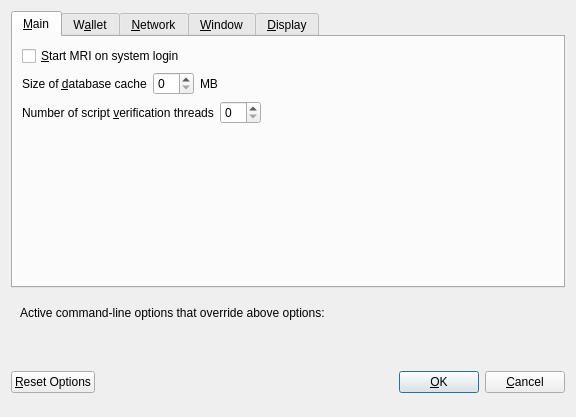
<?xml version="1.0" encoding="UTF-8"?>
<ui version="4.0">
 <class>OptionsDialog</class>
 <widget class="QDialog" name="OptionsDialog">
  <property name="geometry">
   <rect>
    <x>0</x>
    <y>0</y>
    <width>576</width>
    <height>417</height>
   </rect>
  </property>
  <property name="windowTitle">
   <string>Options</string>
  </property>
  <property name="modal">
   <bool>true</bool>
  </property>
  <layout class="QVBoxLayout" name="verticalLayout">
   <item>
    <widget class="QTabWidget" name="tabWidget">
     <property name="currentIndex">
      <number>0</number>
     </property>
     <widget class="QWidget" name="tabMain">
      <attribute name="title">
       <string>&amp;Main</string>
      </attribute>
      <layout class="QVBoxLayout" name="verticalLayout_Main">
       <item>
        <widget class="QCheckBox" name="bitcoinAtStartup">
         <property name="toolTip">
          <string>Automatically start MRI after logging in to the system.</string>
         </property>
         <property name="text">
          <string>&amp;Start MRI on system login</string>
         </property>
        </widget>
       </item>
       <item>
        <layout class="QHBoxLayout" name="horizontalLayout_2_Main">
         <item>
          <widget class="QLabel" name="databaseCacheLabel">
           <property name="text">
            <string>Size of &amp;database cache</string>
           </property>
           <property name="textFormat">
            <enum>Qt::PlainText</enum>
           </property>
           <property name="buddy">
            <cstring>databaseCache</cstring>
           </property>
          </widget>
         </item>
         <item>
          <widget class="QSpinBox" name="databaseCache"/>
         </item>
         <item>
          <widget class="QLabel" name="databaseCacheUnitLabel">
           <property name="text">
            <string>MB</string>
           </property>
           <property name="textFormat">
            <enum>Qt::PlainText</enum>
           </property>
          </widget>
         </item>
         <item>
          <spacer name="horizontalSpacer_2_Main">
           <property name="orientation">
            <enum>Qt::Horizontal</enum>
           </property>
           <property name="sizeHint" stdset="0">
            <size>
             <width>40</width>
             <height>20</height>
            </size>
           </property>
          </spacer>
         </item>
        </layout>
       </item>
       <item>
        <layout class="QHBoxLayout" name="horizontalLayout_3_Main">
         <item>
          <widget class="QLabel" name="threadsScriptVerifLabel">
           <property name="text">
            <string>Number of script &amp;verification threads</string>
           </property>
           <property name="textFormat">
            <enum>Qt::PlainText</enum>
           </property>
           <property name="buddy">
            <cstring>threadsScriptVerif</cstring>
           </property>
          </widget>
         </item>
         <item>
          <widget class="QSpinBox" name="threadsScriptVerif">
           <property name="toolTip">
            <string>(0 = auto, &lt;0 = leave that many cores free)</string>
           </property>
          </widget>
         </item>
         <item>
          <spacer name="horizontalSpacer_3_Main">
           <property name="orientation">
            <enum>Qt::Horizontal</enum>
           </property>
           <property name="sizeHint" stdset="0">
            <size>
             <width>40</width>
             <height>20</height>
            </size>
           </property>
          </spacer>
         </item>
        </layout>
       </item>
       <item>
        <spacer name="verticalSpacer_Main">
         <property name="orientation">
          <enum>Qt::Vertical</enum>
         </property>
         <property name="sizeHint" stdset="0">
          <size>
           <width>20</width>
           <height>40</height>
          </size>
         </property>
        </spacer>
       </item>
      </layout>
     </widget>
     <widget class="QWidget" name="tabWallet">
      <attribute name="title">
       <string>W&amp;allet</string>
      </attribute>
      <layout class="QVBoxLayout" name="verticalLayout_Wallet">
       <item>
        <widget class="QGroupBox" name="groupBox">
         <property name="title">
          <string>Expert</string>
         </property>
         <layout class="QVBoxLayout" name="verticalLayout_2">
          <item>
           <widget class="QCheckBox" name="coinControlFeatures">
            <property name="toolTip">
             <string>Whether to show coin control features or not.</string>
            </property>
            <property name="text">
             <string>Enable coin &amp;control features</string>
            </property>
           </widget>
          </item>
          <item>
           <widget class="QCheckBox" name="showMasternodesTab">
            <property name="toolTip">
             <string>Show additional tab listing all your masternodes in first sub-tab&lt;br/&gt;and all masternodes on the network in second sub-tab.</string>
            </property>
            <property name="text">
             <string>Show Masternodes Tab</string>
            </property>
           </widget>
          </item>
          <item>
           <widget class="QCheckBox" name="spendZeroConfChange">
            <property name="toolTip">
             <string>If you disable the spending of unconfirmed change, the change from a transaction&lt;br/&gt;cannot be used until that transaction has at least one confirmation.&lt;br/&gt;This also affects how your balance is computed.</string>
            </property>
            <property name="text">
             <string>&amp;Spend unconfirmed change</string>
            </property>
           </widget>
          </item>
         </layout>
        </widget>
       </item>
       <item>
        <spacer name="verticalSpacer_Wallet">
         <property name="orientation">
          <enum>Qt::Vertical</enum>
         </property>
         <property name="sizeHint" stdset="0">
          <size>
           <width>20</width>
           <height>40</height>
          </size>
         </property>
        </spacer>
       </item>
      </layout>
     </widget>
     <widget class="QWidget" name="tabNetwork">
      <attribute name="title">
       <string>&amp;Network</string>
      </attribute>
      <layout class="QVBoxLayout" name="verticalLayout_Network">
       <item>
        <widget class="QCheckBox" name="mapPortUpnp">
         <property name="toolTip">
          <string>Automatically open the MRI client port on the router. This only works when your router supports UPnP and it is enabled.</string>
         </property>
         <property name="text">
          <string>Map port using &amp;UPnP</string>
         </property>
        </widget>
       </item>
       <item>
        <widget class="QCheckBox" name="allowIncoming">
         <property name="toolTip">
          <string>Accept connections from outside</string>
         </property>
         <property name="text">
          <string>Allow incoming connections</string>
         </property>
        </widget>
       </item>
       <item>
        <widget class="QCheckBox" name="connectSocks">
         <property name="toolTip">
          <string>Connect to the MRI network through a SOCKS5 proxy.</string>
         </property>
         <property name="text">
          <string>&amp;Connect through SOCKS5 proxy (default proxy):</string>
         </property>
        </widget>
       </item>
       <item>
        <layout class="QHBoxLayout" name="horizontalLayout_1_Network">
         <item>
          <widget class="QLabel" name="proxyIpLabel">
           <property name="text">
            <string>Proxy &amp;IP:</string>
           </property>
           <property name="textFormat">
            <enum>Qt::PlainText</enum>
           </property>
           <property name="buddy">
            <cstring>proxyIp</cstring>
           </property>
          </widget>
         </item>
         <item>
          <widget class="QValidatedLineEdit" name="proxyIp">
           <property name="minimumSize">
            <size>
             <width>140</width>
             <height>0</height>
            </size>
           </property>
           <property name="maximumSize">
            <size>
             <width>140</width>
             <height>16777215</height>
            </size>
           </property>
           <property name="toolTip">
            <string>IP address of the proxy (e.g. IPv4: 127.0.0.1 / IPv6: ::1)</string>
           </property>
          </widget>
         </item>
         <item>
          <widget class="QLabel" name="proxyPortLabel">
           <property name="text">
            <string>&amp;Port:</string>
           </property>
           <property name="textFormat">
            <enum>Qt::PlainText</enum>
           </property>
           <property name="buddy">
            <cstring>proxyPort</cstring>
           </property>
          </widget>
         </item>
         <item>
          <widget class="QLineEdit" name="proxyPort">
           <property name="minimumSize">
            <size>
             <width>55</width>
             <height>0</height>
            </size>
           </property>
           <property name="maximumSize">
            <size>
             <width>55</width>
             <height>16777215</height>
            </size>
           </property>
           <property name="toolTip">
            <string>Port of the proxy (e.g. 9050)</string>
           </property>
          </widget>
         </item>
         <item>
          <spacer name="horizontalSpacer_1_Network">
           <property name="orientation">
            <enum>Qt::Horizontal</enum>
           </property>
           <property name="sizeHint" stdset="0">
            <size>
             <width>40</width>
             <height>20</height>
            </size>
           </property>
          </spacer>
         </item>
        </layout>
       </item>
       <item>
        <spacer name="verticalSpacer_Network">
         <property name="orientation">
          <enum>Qt::Vertical</enum>
         </property>
         <property name="sizeHint" stdset="0">
          <size>
           <width>20</width>
           <height>40</height>
          </size>
         </property>
        </spacer>
       </item>
      </layout>
     </widget>
     <widget class="QWidget" name="tabWindow">
      <attribute name="title">
       <string>&amp;Window</string>
      </attribute>
      <layout class="QVBoxLayout" name="verticalLayout_Window">
       <item>
        <widget class="QCheckBox" name="minimizeToTray">
         <property name="toolTip">
          <string>Show only a tray icon after minimizing the window.</string>
         </property>
         <property name="text">
          <string>&amp;Minimize to the tray instead of the taskbar</string>
         </property>
        </widget>
       </item>
       <item>
        <widget class="QCheckBox" name="minimizeOnClose">
         <property name="toolTip">
          <string>Minimize instead of exit the application when the window is closed. When this option is enabled, the application will be closed only after selecting Quit in the menu.</string>
         </property>
         <property name="text">
          <string>M&amp;inimize on close</string>
         </property>
        </widget>
       </item>
       <item>
        <spacer name="verticalSpacer_Window">
         <property name="orientation">
          <enum>Qt::Vertical</enum>
         </property>
         <property name="sizeHint" stdset="0">
          <size>
           <width>20</width>
           <height>40</height>
          </size>
         </property>
        </spacer>
       </item>
      </layout>
     </widget>
     <widget class="QWidget" name="tabDisplay">
      <attribute name="title">
       <string>&amp;Display</string>
      </attribute>
      <layout class="QVBoxLayout" name="verticalLayout_Display">
       <item>
        <layout class="QHBoxLayout" name="horizontalLayout_1_Display">
         <item>
          <widget class="QLabel" name="langLabel">
           <property name="text">
            <string>User Interface &amp;language:</string>
           </property>
           <property name="textFormat">
            <enum>Qt::PlainText</enum>
           </property>
           <property name="buddy">
            <cstring>lang</cstring>
           </property>
          </widget>
         </item>
         <item>
          <widget class="QValueComboBox" name="lang">
           <property name="toolTip">
            <string>The user interface language can be set here. This setting will take effect after restarting MRI.</string>
           </property>
          </widget>
         </item>
        </layout>
       </item>
       <item>
        <widget class="QLabel" name="label_3">
         <property name="toolTip">
          <string notr="true"/>
         </property>
         <property name="statusTip">
          <string notr="true"/>
         </property>
         <property name="whatsThis">
          <string notr="true"/>
         </property>
         <property name="accessibleName">
          <string notr="true"/>
         </property>
         <property name="text">
          <string>Language missing or translation incomplete? Help contributing translations here:
https://www.transifex.com/mirai-project/mirai-project-translations</string>
         </property>
         <property name="wordWrap">
          <bool>true</bool>
         </property>
         <property name="openExternalLinks">
          <bool>true</bool>
         </property>
         <property name="textInteractionFlags">
          <set>Qt::TextBrowserInteraction</set>
         </property>
        </widget>
       </item>
       <item>
        <layout class="QHBoxLayout" name="horizontalLayout_4_Display" stretch="0,0">
         <item>
          <widget class="QLabel" name="themeLabel">
           <property name="text">
            <string>User Interface Theme:</string>
           </property>
          </widget>
         </item>
         <item>
          <widget class="QValueComboBox" name="theme"/>
         </item>
        </layout>
       </item>
       <item>
        <widget class="Line" name="line">
         <property name="orientation">
          <enum>Qt::Horizontal</enum>
         </property>
        </widget>
       </item>
       <item>
        <layout class="QHBoxLayout" name="horizontalLayout_2_Display">
         <item>
          <widget class="QLabel" name="unitLabel">
           <property name="text">
            <string>&amp;Unit to show amounts in:</string>
           </property>
           <property name="textFormat">
            <enum>Qt::PlainText</enum>
           </property>
           <property name="buddy">
            <cstring>unit</cstring>
           </property>
          </widget>
         </item>
         <item>
          <widget class="QValueComboBox" name="unit">
           <property name="toolTip">
            <string>Choose the default subdivision unit to show in the interface and when sending coins.</string>
           </property>
          </widget>
         </item>
        </layout>
       </item>
       <item>
        <layout class="QHBoxLayout" name="horizontalLayout_5_Display">
         <item>
          <widget class="QLabel" name="digitsLabel">
           <property name="text">
            <string>Decimal digits</string>
           </property>
          </widget>
         </item>
         <item>
          <widget class="QValueComboBox" name="digits"/>
         </item>
        </layout>
       </item>
       <item>
        <layout class="QHBoxLayout" name="horizontalLayout_3_Display">
         <item>
          <widget class="QLabel" name="thirdPartyTxUrlsLabel">
           <property name="toolTip">
            <string>Third party URLs (e.g. a block explorer) that appear in the transactions tab as context menu items. %s in the URL is replaced by transaction hash. Multiple URLs are separated by vertical bar |.</string>
           </property>
           <property name="text">
            <string>Third party transaction URLs</string>
           </property>
           <property name="buddy">
            <cstring>thirdPartyTxUrls</cstring>
           </property>
          </widget>
         </item>
         <item>
          <widget class="QLineEdit" name="thirdPartyTxUrls">
           <property name="toolTip">
            <string>Third party URLs (e.g. a block explorer) that appear in the transactions tab as context menu items. %s in the URL is replaced by transaction hash. Multiple URLs are separated by vertical bar |.</string>
           </property>
          </widget>
         </item>
        </layout>
       </item>
       <item>
        <spacer name="verticalSpacer">
         <property name="orientation">
          <enum>Qt::Vertical</enum>
         </property>
         <property name="sizeHint" stdset="0">
          <size>
           <width>20</width>
           <height>40</height>
          </size>
         </property>
        </spacer>
       </item>
      </layout>
     </widget>
    </widget>
   </item>
   <item>
    <widget class="QFrame" name="frame">
     <layout class="QVBoxLayout" name="verticalLayout_Bottom">
      <item>
       <layout class="QHBoxLayout" name="horizontalLayout_Bottom">
        <item>
         <widget class="QLabel" name="overriddenByCommandLineInfoLabel">
          <property name="text">
           <string>Active command-line options that override above options:</string>
          </property>
          <property name="textFormat">
           <enum>Qt::PlainText</enum>
          </property>
         </widget>
        </item>
        <item>
         <spacer name="horizontalSpacer_Bottom">
          <property name="orientation">
           <enum>Qt::Horizontal</enum>
          </property>
          <property name="sizeHint" stdset="0">
           <size>
            <width>40</width>
            <height>20</height>
           </size>
          </property>
         </spacer>
        </item>
       </layout>
      </item>
      <item>
       <widget class="QLabel" name="overriddenByCommandLineLabel">
        <property name="text">
         <string/>
        </property>
        <property name="textFormat">
         <enum>Qt::PlainText</enum>
        </property>
        <property name="wordWrap">
         <bool>true</bool>
        </property>
       </widget>
      </item>
     </layout>
    </widget>
   </item>
   <item>
    <layout class="QHBoxLayout" name="horizontalLayout_Buttons">
     <item>
      <widget class="QPushButton" name="resetButton">
       <property name="toolTip">
        <string>Reset all client options to default.</string>
       </property>
       <property name="text">
        <string>&amp;Reset Options</string>
       </property>
       <property name="autoDefault">
        <bool>false</bool>
       </property>
      </widget>
     </item>
     <item>
      <spacer name="horizontalSpacer_1">
       <property name="orientation">
        <enum>Qt::Horizontal</enum>
       </property>
       <property name="sizeHint" stdset="0">
        <size>
         <width>40</width>
         <height>48</height>
        </size>
       </property>
      </spacer>
     </item>
     <item>
      <widget class="QLabel" name="statusLabel">
       <property name="minimumSize">
        <size>
         <width>200</width>
         <height>0</height>
        </size>
       </property>
       <property name="font">
        <font>
         <weight>75</weight>
         <bold>true</bold>
        </font>
       </property>
       <property name="text">
        <string/>
       </property>
       <property name="textFormat">
        <enum>Qt::PlainText</enum>
       </property>
       <property name="wordWrap">
        <bool>true</bool>
       </property>
      </widget>
     </item>
     <item>
      <spacer name="horizontalSpacer_2">
       <property name="orientation">
        <enum>Qt::Horizontal</enum>
       </property>
       <property name="sizeHint" stdset="0">
        <size>
         <width>40</width>
         <height>48</height>
        </size>
       </property>
      </spacer>
     </item>
     <item>
      <widget class="QPushButton" name="okButton">
       <property name="text">
        <string>&amp;OK</string>
       </property>
       <property name="autoDefault">
        <bool>false</bool>
       </property>
       <property name="default">
        <bool>true</bool>
       </property>
      </widget>
     </item>
     <item>
      <widget class="QPushButton" name="cancelButton">
       <property name="text">
        <string>&amp;Cancel</string>
       </property>
       <property name="autoDefault">
        <bool>false</bool>
       </property>
      </widget>
     </item>
    </layout>
   </item>
  </layout>
 </widget>
 <customwidgets>
  <customwidget>
   <class>QValidatedLineEdit</class>
   <extends>QLineEdit</extends>
   <header>qvalidatedlineedit.h</header>
  </customwidget>
  <customwidget>
   <class>QValueComboBox</class>
   <extends>QComboBox</extends>
   <header>qvaluecombobox.h</header>
  </customwidget>
 </customwidgets>
 <resources/>
 <connections/>
</ui>
